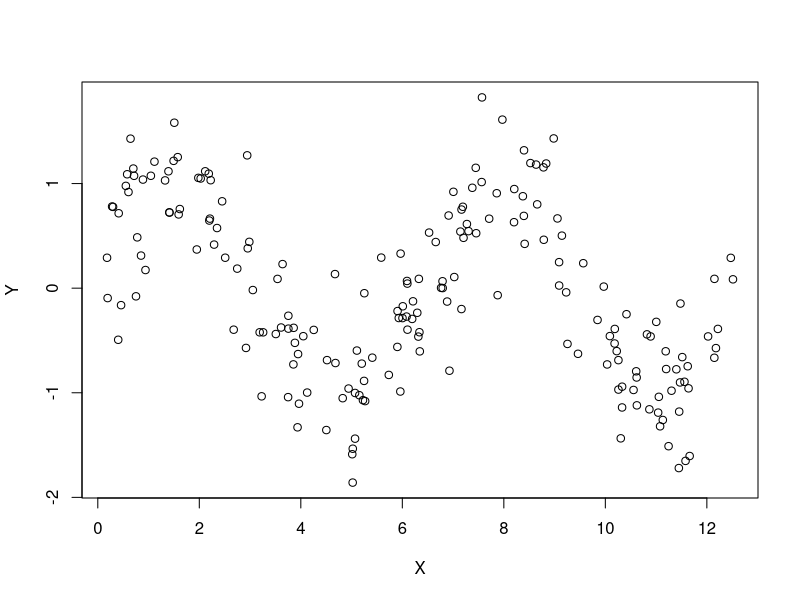
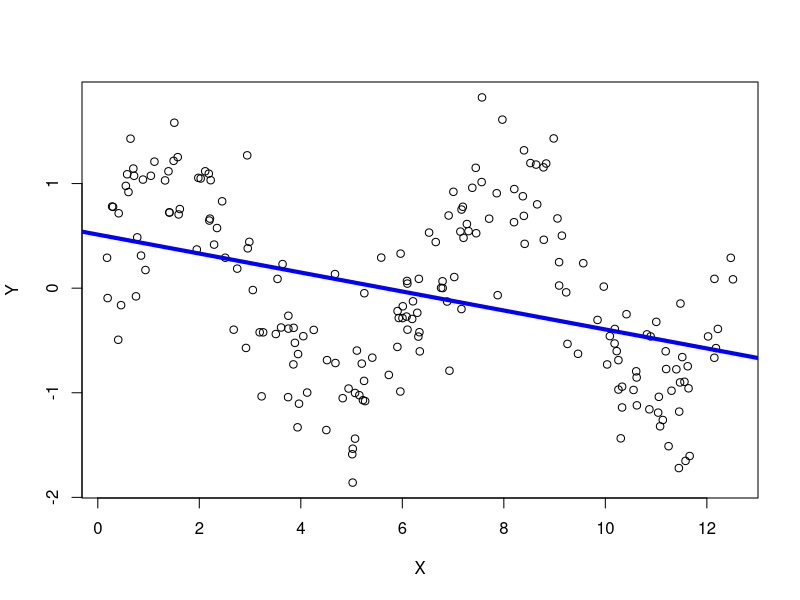
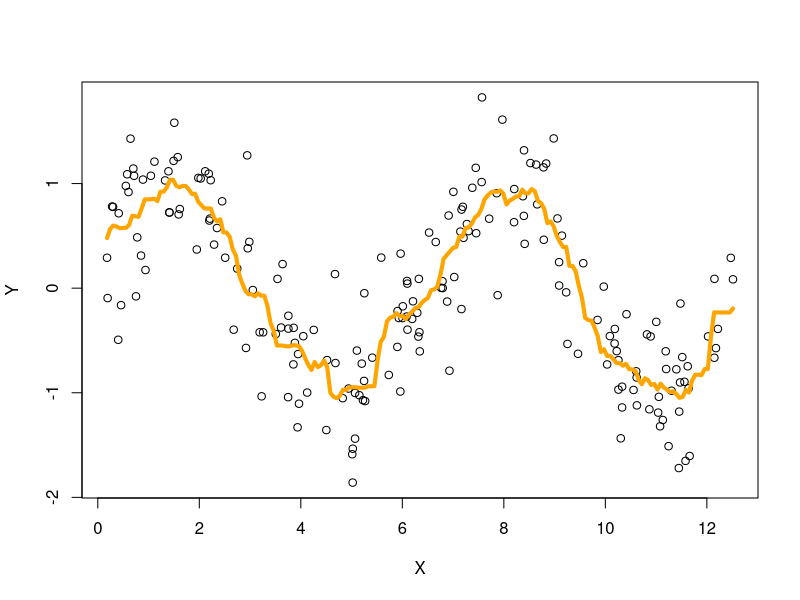
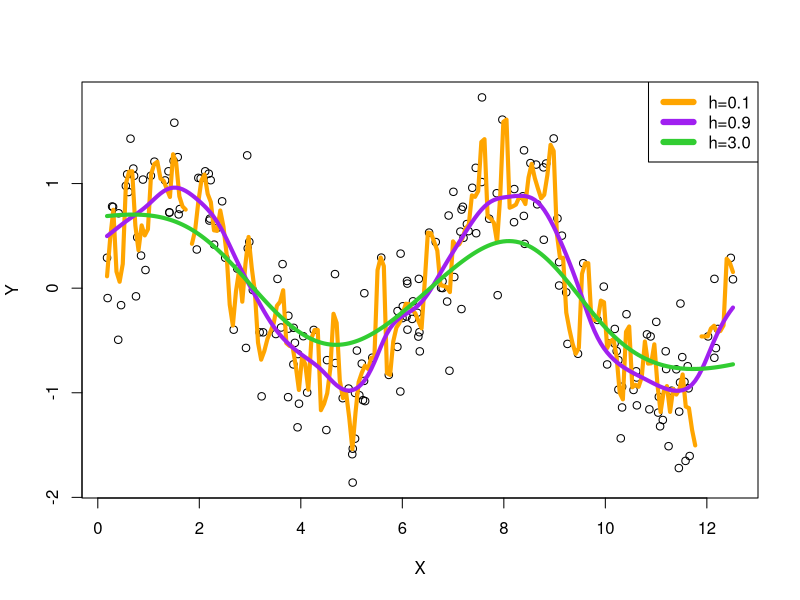
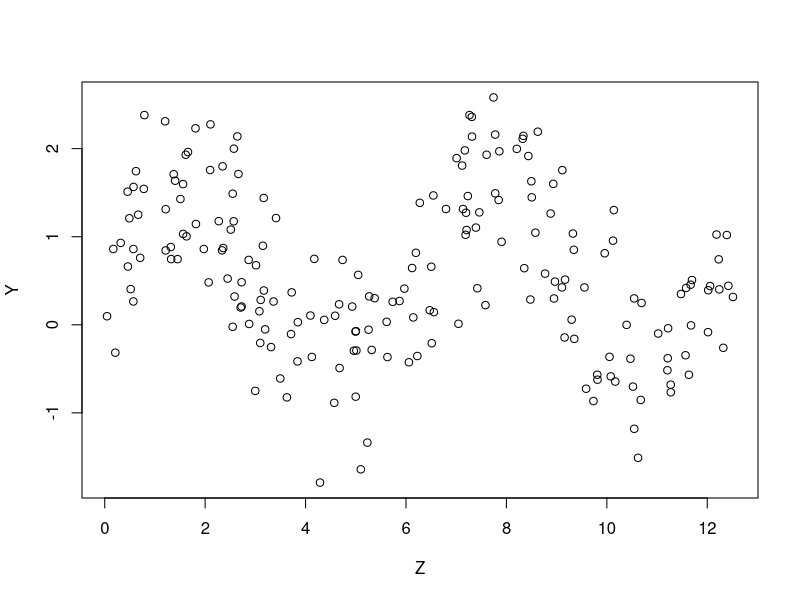

Write the R code that produced these figures, in order. (Note: this script raises an error after producing the figures.)
## ---- chunk 1
X = runif(200, min=0, max=4*pi)
Y = sin(X) + rnorm(200, sd=0.4)
plot(X,Y, pch=1)
## ---- chunk 2
fit = lm(Y~X)
plot(X,Y, pch=1)
abline(fit, lwd=4, col="blue")
## ---- chunk 3
Kreg = ksmooth(x=X,y=Y,kernel = "box",bandwidth = 0.9)
plot(X,Y,pch=1)
lines(Kreg, lwd=4, col="orange")
## ---- chunk 4
Kreg1 = ksmooth(x=X,y=Y,kernel = "normal",bandwidth = 0.1)
Kreg2 = ksmooth(x=X,y=Y,kernel = "normal",bandwidth = 0.9)
Kreg3 = ksmooth(x=X,y=Y,kernel = "normal",bandwidth = 3.0)
plot(X,Y,pch=1)
lines(Kreg1, lwd=4, col="orange")
lines(Kreg2, lwd=4, col="purple")
lines(Kreg3, lwd=4, col="limegreen")
legend("topright", c("h=0.1","h=0.9","h=3.0"), lwd=6, col=c("orange","purple","limegreen"))
## ---- chunk 5
n = 200
Z = runif(n, min=0, max=4*pi)
X = sample(c(0,1), replace=TRUE, size=n)
H = sample(c(0,1), replace=TRUE, size=n)
Z = Z + .2*X*H  # Induce some correlation between Z and X through a binary variable H
beta = 1
Y = sin(Z) + beta * X  + rnorm(200, sd=0.4)
plot(Z,Y, pch=1)
## ---- chunk 6
m_y <- ksmooth(x=Z,y=Y,kernel = "normal",bandwidth = 0.9)$y
## ---- chunk 7
m_x <- ksmooth(x=X,y=Y,kernel = "normal",bandwidth = 0.9)$y
## ---- chunk 8
YY = Y - m_y
XX = X-m_x

fit = lm(YY~XX)
## ---- chunk 9
g_hat = m_y - m_x * fit.coefficients(1)
